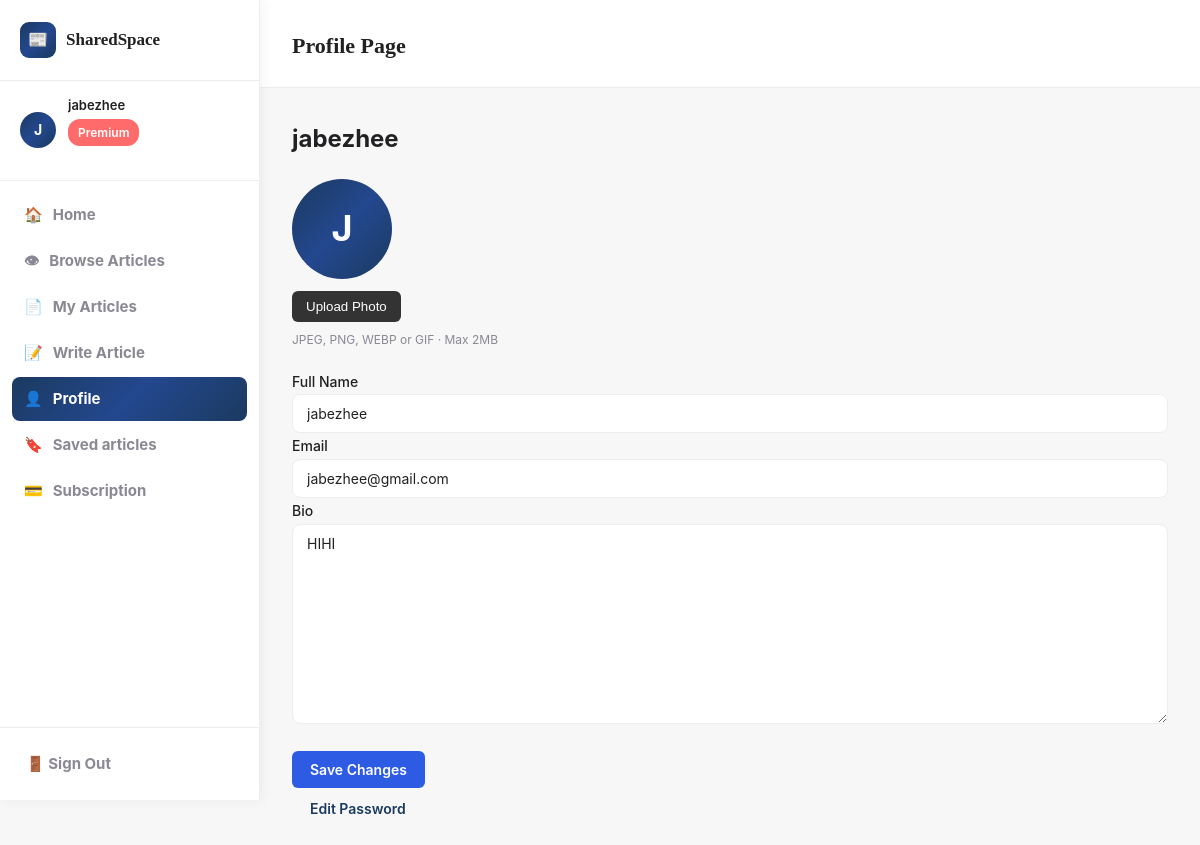
Screenshot of /pages/profile.php (signed in) with the database file from the repository.
### tables this page shows
CREATE TABLE `users` (
  `id` int NOT NULL,
  `email` varchar(255) NOT NULL,
  `password` varchar(255) NOT NULL,
  `full_name` varchar(255) DEFAULT NULL,
  `bio` text,
  `avatar_url` text,
  `role` enum('free','premium','category_admin','system_admin','ai_trainer') NOT NULL DEFAULT 'free',
  `is_premium` tinyint(1) NOT NULL DEFAULT '0',
  `is_suspended` tinyint(1) NOT NULL DEFAULT '0',
  `created_at` datetime NOT NULL DEFAULT CURRENT_TIMESTAMP,
  `updated_at` datetime NOT NULL DEFAULT CURRENT_TIMESTAMP ON UPDATE CURRENT_TIMESTAMP,
  `email_verified` tinyint(1) DEFAULT '0',
  `verification_token` varchar(255) DEFAULT NULL,
  `last_verification_email` datetime DEFAULT NULL,
  `reset_token` varchar(255) DEFAULT NULL,
  `reset_expires` datetime DEFAULT NULL,
  `age_group` varchar(20) DEFAULT NULL,
  `gender` enum('male','female') DEFAULT NULL,
  `onboarding_completed` tinyint(1) DEFAULT '0'
);

### includes/entities/User.php (called while the page is built, shortened)
<?php
class User
{
    public string $fullName;
    public function __construct(array $row)
    {
        $this->email       = $row['email'];
        $this->fullName    = $row['full_name'] ?? '';
        $this->role        = $row['role']       ?? 'free';
        $this->bio         = $row['bio']        ?? '';
    }
    public function initial(): string
    {
        return strtoupper(mb_substr($this->fullName, 0, 1)) ?: '?';
    }
}

### includes/db.php (called while the page is built, shortened)
<?php
class DB {
    private static ?PDO $pdo = null;
    public static function get(): PDO {
        if (self::$pdo === null) {
            $dsn = sprintf('mysql:host=%s;port=%s;dbname=%s;charset=utf8mb4',
                DB_HOST, DB_PORT, DB_NAME);
            self::$pdo = new PDO($dsn, DB_USER, DB_PASS, [
                PDO::ATTR_ERRMODE            => PDO::ERRMODE_EXCEPTION,
                PDO::ATTR_DEFAULT_FETCH_MODE => PDO::FETCH_ASSOC,
                PDO::ATTR_EMULATE_PREPARES   => false,
            ]);
        }
        return self::$pdo;
    }
    public static function query(string $sql, array $params = []): array {
        $stmt = self::get()->prepare($sql);
        $stmt->execute($params);
        return $stmt->fetchAll();
    }
    public static function first(string $sql, array $params = []): ?array {
        $rows = self::query($sql, $params);
        return $rows[0] ?? null;
    }
}

### includes/controllers/AuthController.php (called while the page is built, shortened)
<?php
require_once __DIR__ . '/../entities/User.php';
class AuthController {
    public function currentUser(): ?User {
        static $cache = [];
        $id = $_SESSION['user_id'];
        if (!isset($cache[$id])) {
            $row        = DB::first('SELECT * FROM users WHERE id = ?', [$id]);
            $cache[$id] = $row ? new User($row) : null;
        }
        return $cache[$id];
    }
    public function requireAuth(): void {
        $user = $this->currentUser();
    }
}

### pages/profile.php (the view, shortened to what this page needs)
<?php
require_once __DIR__ . '/../includes/layout.php';
require_once __DIR__ . '/../includes/controllers/AuthController.php';
$auth = new AuthController();
$auth->requireAuth();
$user = $auth->currentUser();
page_head('Profile');
?>
<div class="dashboard-layout">
    <?php sidebar($user); ?>
    <main>
        <?php dash_header('Profile Page'); ?>
        <div class="page-content">
            <div class="profile">
                <div class="profile-header">
                    <div class="user-info">
                        <h2><?= htmlspecialchars($user->fullName); ?></h2>
                    </div>
                </div>
                <form action="/pages/update-profile.php" method="POST" enctype="multipart/form-data">
                    <div class="image-upload-container">
                        <div id="avatarPreview" style="
                    width:100px;height:100px;border-radius:50%;
                    background:var(--gradient-hero);
                    display:flex;align-items:center;justify-content:center;
                    font-size:36px;font-weight:700;color:#fff;
                    overflow:hidden;margin-bottom:12px;flex-shrink:0">
                            <?php if (!empty($user->avatarUrl)): ?>
                                <img id="avatarImg"
                                    src="/public/<?= htmlspecialchars($user->avatarUrl) ?>"
                                    alt="Profile picture"
                                    style="width:100%;height:100%;object-fit:cover">
                            <?php else: ?>
                                <span id="avatarInitial"><?= htmlspecialchars($user->initial()) ?></span>
                            <?php endif; ?>
                        </div>
                        <div class="image-buttons">
                            <button type="button" class="btn-dark"
                                onclick="document.getElementById('avatarInput').click()">
                                Upload Photo
                            </button>
                        </div>
                        <p class="text-muted" style="font-size:12px;margin-top:8px">
                            JPEG, PNG, WEBP or GIF · Max 2MB
                        </p>
                    </div>
                    <label for="fullName">Full Name</label>
                    <input type="text" id="fullName" name="fullName"
                        value="<?= htmlspecialchars($user->fullName) ?>" required>
                    <label for="email">Email</label>
                    <input type="email" id="email" name="email"
                        value="<?= htmlspecialchars($user->email) ?>" required>
                    <label for="bio">Bio</label>
                    <textarea id="bio" name="bio" rows="4"><?= htmlspecialchars($user->bio) ?></textarea>
                    <button type="submit" class="btn btn-primary">Save Changes</button>
                </form>
                <a href="edit-password.php" class="btn">Edit Password</a>
            </div>
        </div>
    </main>
</div>
<?php page_foot(); ?>

### includes/layout.php (shortened to what this page needs)
<?php
require_once __DIR__ . '/db.php';
require_once __DIR__ . '/controllers/AuthController.php';
function page_head(string $title): void { ?>
<!DOCTYPE html>
<html lang="en">
<head>
<link rel="stylesheet" href="/public/css/app.css" />
</head>
<body>
<?php }
function page_foot(): void { ?>
</body>
</html>
<?php }
function sidebar(User $user): void {
    $path  = parse_url($_SERVER['REQUEST_URI'], PHP_URL_PATH);
    if ($user->role === 'system_admin') {
        $links = [
            ['href' => '/pages/admin-dashboard.php', 'icon' => '🏠', 'label' => 'Admin Dashboard'],
            ['href' => '/pages/browse.php',          'icon' => '👁', 'label' => 'Browse Articles'],
            ['href' => '/pages/admin-landing.php',   'icon' => '🖼️', 'label' => 'Manage Landing Page'],
            ['href' => '/pages/profile.php',         'icon' => '👤', 'label' => 'Profile'],
        ];
    } else {
        $links = [
            ['href' => '/dashboard.php',         'icon' => '🏠', 'label' => 'Home'],
            ['href' => '/pages/browse.php',      'icon' => '👁', 'label' => 'Browse Articles'],
            ['href' => '/pages/my-articles.php', 'icon' => '📄', 'label' => 'My Articles'],
            ['href' => '/pages/write.php',       'icon' => '📝', 'label' => 'Write Article'],
            ['href' => '/pages/profile.php',     'icon' => '👤', 'label' => 'Profile'],
            ['href' => '/pages/savedarticles.php',     'icon' => '🔖', 'label' => 'Saved articles'],
            ['href' => '/pages/subscription.php',     'icon' => '💳', 'label' => $user->role === 'premium' ? 'Subscription' : 'Upgrade'],
        ];
    }
    ?>
<aside class="sidebar">
    <div class="sidebar-logo">
        <a href="<?= $user->role === 'system_admin' ? '/pages/admin-dashboard.php' : ($user->role === 'category_admin' ? '/pages/category-admin-dashboard.php' : '/dashboard.php') ?>" class="logo-link">
            <div class="logo-icon">📰</div>
            <span class="logo-text">SharedSpace</span>
        </a>
    </div>
    <div class="sidebar-user">
        <?php if (!empty($user->avatarUrl)): ?>
            <div class="user-avatar" style="background:none;padding:0;overflow:hidden">
                <img src="/public/<?= htmlspecialchars($user->avatarUrl) ?>"
                     alt="<?= htmlspecialchars($user->fullName) ?>"
                     style="width:100%;height:100%;object-fit:cover;border-radius:50%">
            </div>
        <?php else: ?>
            <div class="user-avatar"><?= htmlspecialchars($user->initial()) ?></div>
        <?php endif; ?>
        <div class="user-info">
            <p class="user-name"><?= htmlspecialchars($user->fullName) ?></p>
             <?php if ($user->role === 'premium'): ?>
                <span class="role-badge premium">Premium</span>
            <?php elseif ($user->role === 'system_admin'): ?>
                <span class="role-badge system-admin">System Admin</span>
            <?php else: ?>
            <span class="role-badge free">Free</span>
             <?php endif; ?>
        </div>
    </div>
    <nav class="sidebar-nav">
        <ul>
        <?php foreach ($links as $link): ?>
            <li>
                <a href="<?= $link['href'] ?>"
                   class="nav-link <?= $path === $link['href'] ? 'active' : '' ?>">
                    <span><?= $link['icon'] ?></span>
                    <?= htmlspecialchars($link['label']) ?>
                </a>
            </li>
        <?php endforeach; ?>
        </ul>
    </nav>
    <div class="sidebar-footer">
        <a href="/logout.php" class="nav-link logout">🚪 Sign Out</a>
    </div>
</aside>
<?php }
function dash_header(string $title, string $subtitle = ''): void { ?>
<header class="dash-header">
    <div>
        <h1 class="dash-title"><?= htmlspecialchars($title) ?></h1>
    </div>
</header>
<?php }
    if ($err): ?><div class="alert alert-error"><?= htmlspecialchars($err) ?></div><?php endif;

### rows the page displays
users: full_name "J", full_name "jabezhee", fullName "jabezhee", email "jabezhee@gmail.com", bio "HIHI"

### other values shown
$link['icon'] "🏠"
$link['label'] "Home"
$link['icon'] "👁"
$link['label'] "Browse Articles"
$link['icon'] "📄"
$link['label'] "My Articles"
$link['icon'] "📝"
$link['label'] "Write Article"
$link['icon'] "👤"
$link['label'] "Profile"
$link['icon'] "🔖"
$link['label'] "Saved articles"
$link['icon'] "💳"
$link['label'] "Subscription"
$title "Profile Page"
